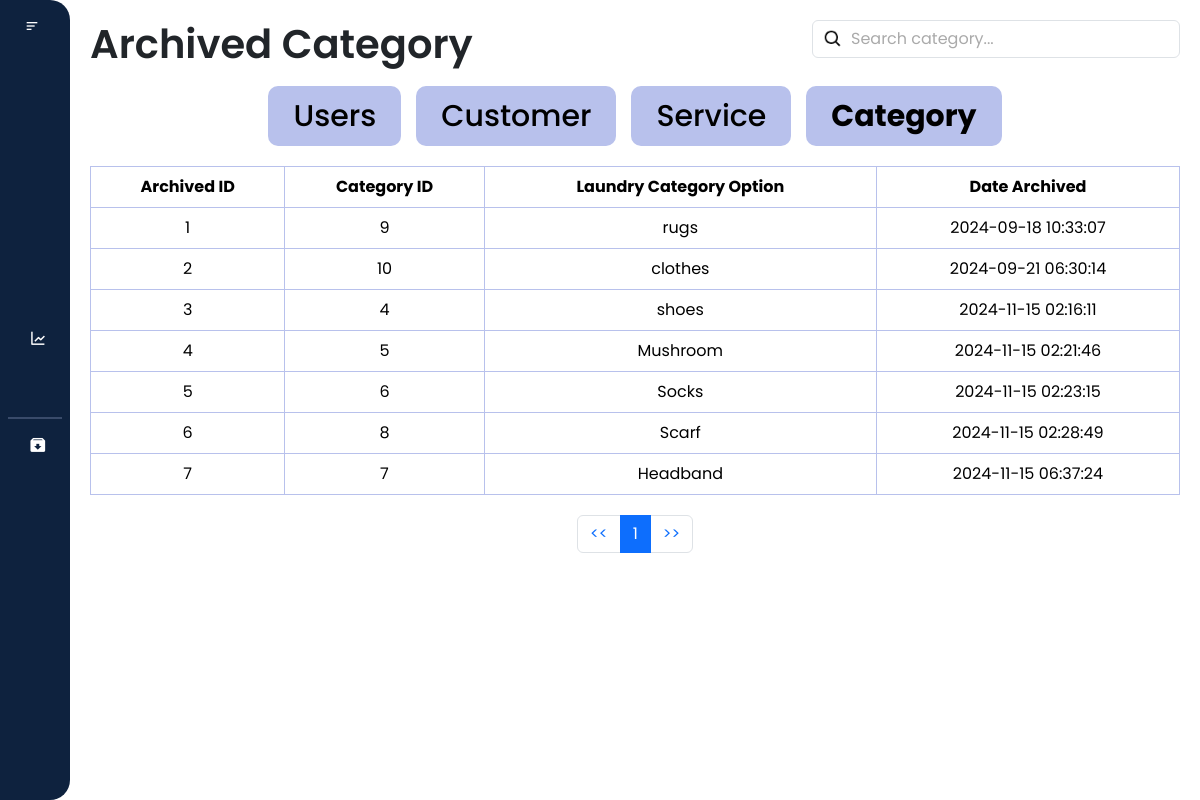
The app's page /laundry_system/archived/archive_category.php (signed in), older data.
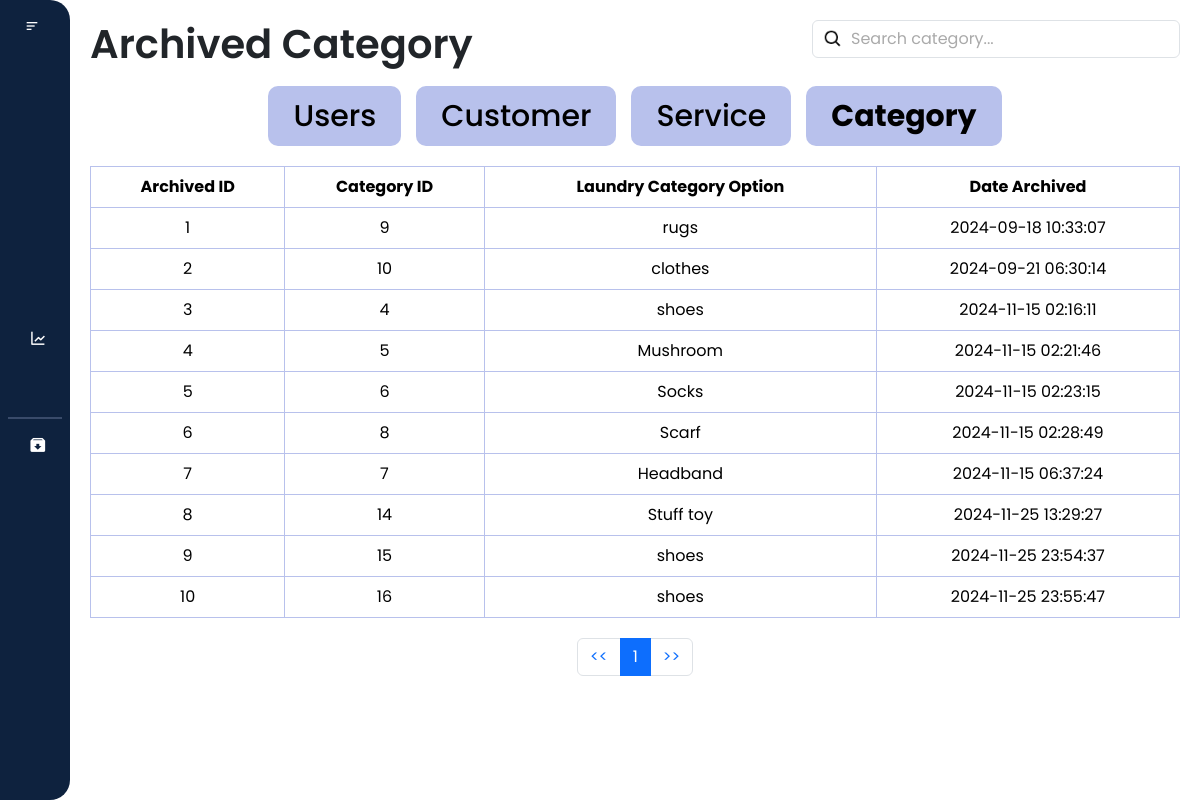
The same page, newer data.
### tables this page shows
CREATE TABLE `archived_category` (
  `archive_id` int(11) NOT NULL,
  `category_id` int(11) NOT NULL,
  `laundry_category_option` varchar(255) NOT NULL,
  `archived_at` timestamp NOT NULL DEFAULT current_timestamp()
);

### laundry_system/archived/archive_category.php (the view, shortened to what the changed rows need)
<?php
require '../database.php';
?>
<!DOCTYPE html>
<html lang="en">
<head>
    <link href="https://cdn.jsdelivr.net/npm/bootstrap@5.3.3/dist/css/bootstrap.min.css" rel="stylesheet"
>
    <link href="https://cdn.lineicons.com/4.0/lineicons.css" rel="stylesheet" />
    <link href='https://unpkg.com/boxicons@2.1.4/css/boxicons.min.css' rel='stylesheet'>
    <link rel="stylesheet" href="archive_category.css">
</head>
<body>
    <div class="wrapper">
        <div class="main-content">
            <nav>
                <div class="d-flex justify-content-between" id="navbar">
                    <h1>Archived Category</h1>
                </div>
            </nav>
            <div class="table-responsive">
                <table class="table table-bordered text-center">
                        <thead>
                            <tr class="bg-dark text-white">
                                <th>Archived ID</th>
                                <th>Category ID</th>
                                <th>Laundry Category Option</th>
                                <th>Date Archived</th>
                            </tr>
                        </thead>
                        <tbody id = "archive_category_table">
                            <?php
                            $query = "SELECT * FROM archived_category";
                            $result = mysqli_query($conn, $query);
                            if ($result && $result->num_rows > 0) {
                                while ($row = mysqli_fetch_assoc($result)) {
                                ?>
                                    <tr>
                                        <td><?php echo $row['archive_id']; ?></td>
                                        <td><?php echo $row['category_id']; ?></td>
                                        <td><?php echo $row['laundry_category_option']; ?></td>
                                        <td><?php echo $row['archived_at']; ?></td>
                                    </tr>
                                <?php
                                    }
                            } else {
                            ?>
                            <tr>
                                <td colspan="4">No archived laundry category option found.</td>
                            </tr>
                                <?php
                            }
                            ?>
                        </tbody>
                </table>
            </div>
        </div>
    </div>
</body>

Row changes from the older to the newer data that the page shows:
added archived_category: archive_id "8", category "14", laundry_category_option "Stuff toy", archived_at "2024-11-25 13:29:27"
added archived_category: archive_id "9", category "15", laundry_category_option "shoes", archived_at "2024-11-25 23:54:37"
added archived_category: archive_id "10", category "16", laundry_category_option "shoes", archived_at "2024-11-25 23:55:47"
